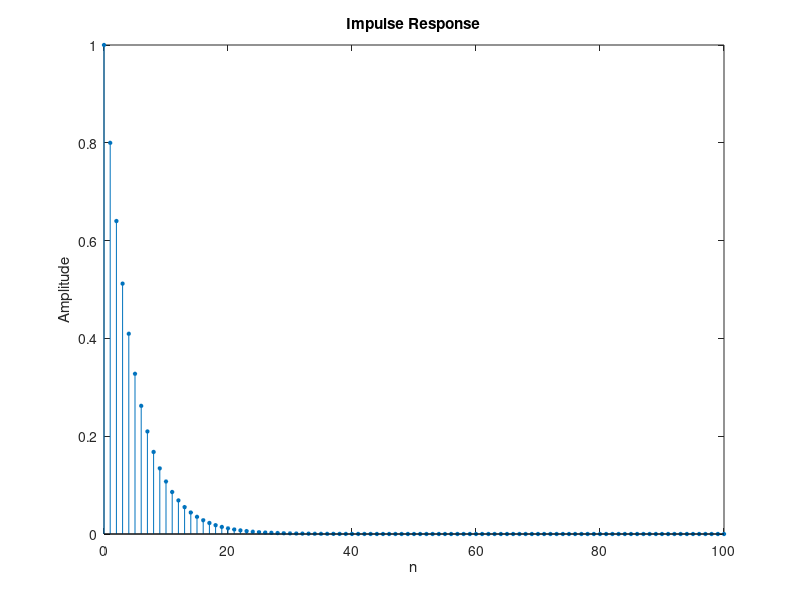
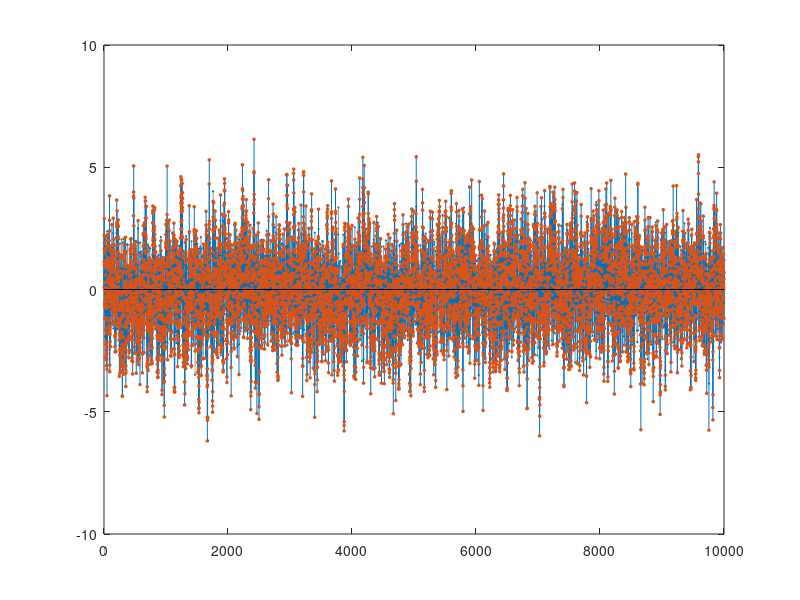

MATLAB code to generate these figures, in order: (Note: this script raises an error after producing the figures.)
clear;
close all;

% Investigating the formula:

% input is assumed to be white noise with variance .
% define a discrete-time LSI system
b = 1;
a = [1 -.8];

% obtain the impulse response:
N = 1e2;
u = [1, zeros(1, N)]; % definition of discrete-time impulse function: delta[n]
h = filter(b, a, u);
stem(0:N, h, 'filled', 'MarkerSize', 2.5);
xlabel('n'); ylabel('Amplitude'); title('Impulse Response');
% compute Sum(h^2) which is the variance gain when input white noise is applied
% to the system
gain_val = sum(h.^2);
% This implies that if the input white noise has variance sigma_x^2 = 1, the
% output random process as variance sigma_y^2 = gain_val at each time instant
% within the process.

% define a discrete-time Gaussian white noise random seqeunce (process)
sigma_x = 1;
mu_x = 0;
n = 1e4;
w = sigma_x * randn(1, n) + mu_x;

sigma_y = sqrt(sigma_x^2 * gain_val);

% apply the white noise to the system
Y = filter(b, a, w);
figure;
stem(w, 'filled', 'MarkerSize', 1, 'Color', [0.6000 0.6000 0.6000], 'DisplayName', 'Input');
hold on;
stem(Y, 'filled', 'MarkerSize', 2, 'Color', [0 0.4470 0.7410], 'DisplayName', 'Output');
% It can be shown that the variance of a single response signal
% tends to sigma_y^2 when averaged over all realizations
mean(Y.^2);
yline([-sigma_y, sigma_y], 'k-', '1\sigma', 'LineWidth', 1.5, 'HandleVisibility', 'off');
xlabel('n'); ylabel('Amplitude'); title('Response to Gaussian White Noise, One Realization');
axis(1e3*[5.3966    5.6743   -0.0080    0.0060]);
legend;

% Compute Ensemble Average
N = 1e4; % number of realizations: how many times we excite the system with white noise and measure the output response
n = 1e4; % the length of each realization: number of samples in each realization

% each row holds a single response of the system
Y = zeros(N, n);
% w = zeros(N, n);
for i=1:N
    Y(i, :) = filter(b, a, randn(1,n));
end

% Y is a matrix whose columns are random variables and whose rows are observations (realizations), 
% s is a row vector containing the variance corresponding to each column (RV).
s = var(Y);
figure;
% If Y is a matrix, then mean(Y) returns a row vector containing the mean of each column (RV).
plot(mean(Y.^2));
xlim([4316 4780]);
ylim([1.5 3.15])
hold on;
yline(sigma_y^2, 'k-', 'LineWidth', 1.5);
xlabel('n');
ylabel('E[Y[n]^2]');
title('Averaged $Y^2(t, \zeta)$ over the ensemble', 'Interpreter', 'latex');


